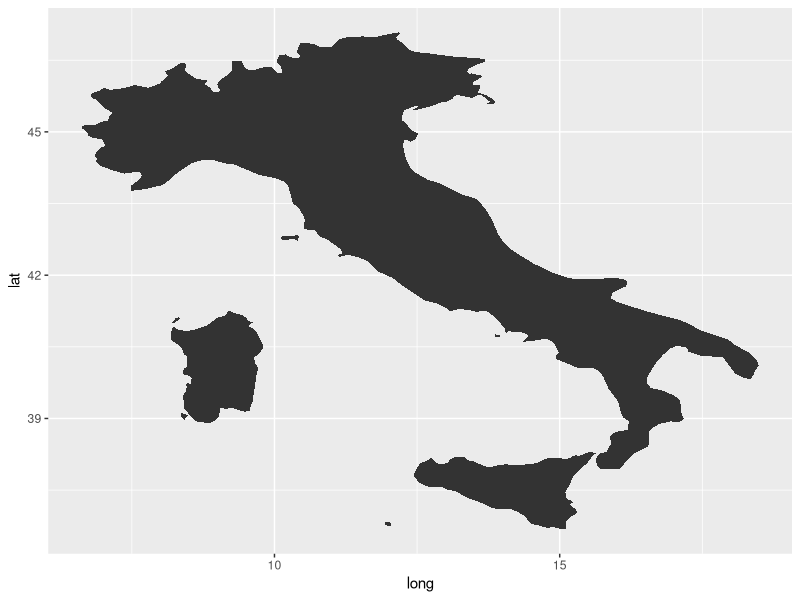
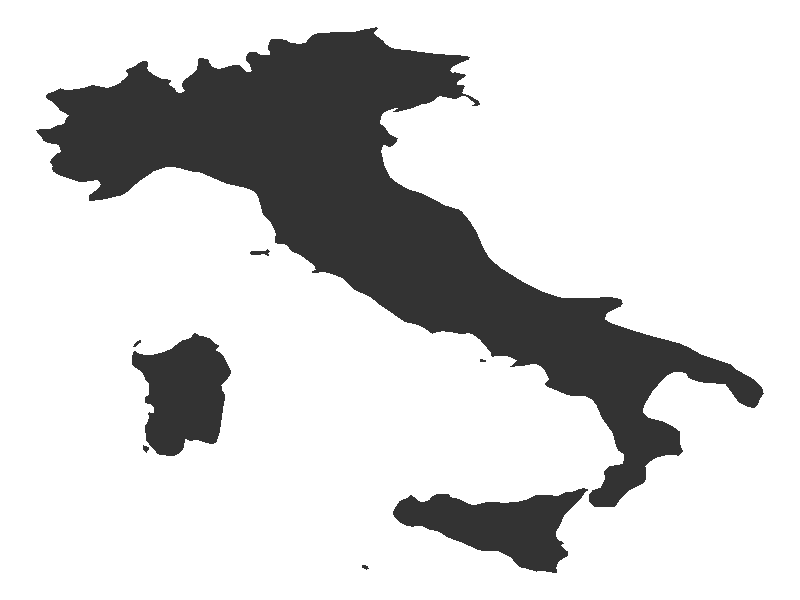
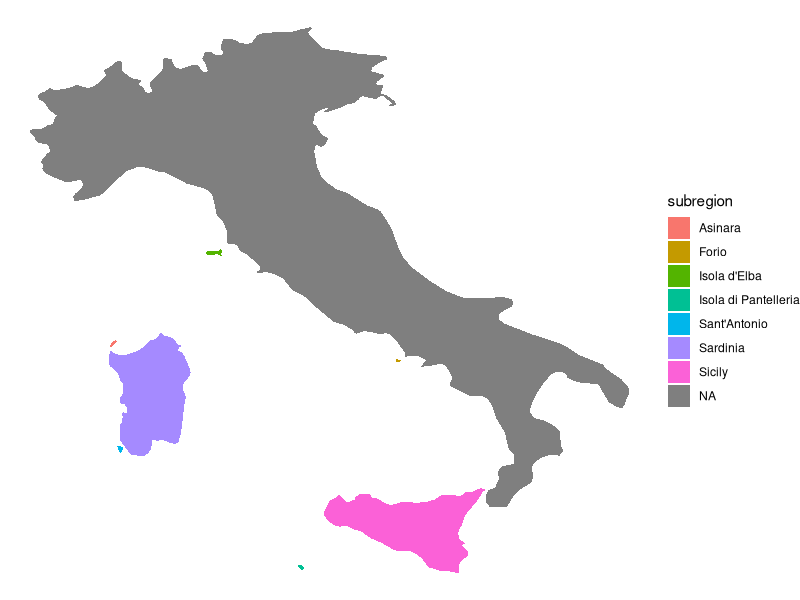
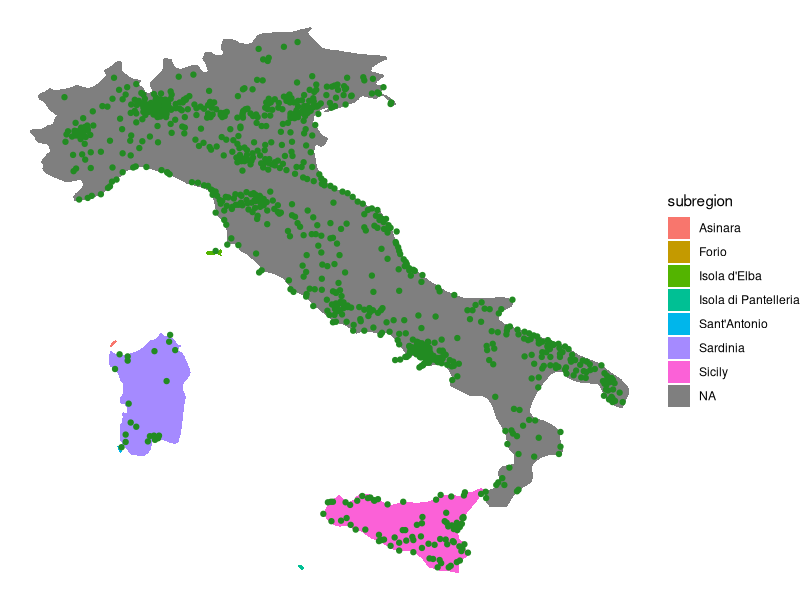

Source code (R) for these figures, in order: (Note: this script raises an error after producing the figures.)
## ---- chunk 1
knitr::opts_chunk$set(echo = TRUE, message=FALSE, warning=FALSE)
## ---- chunk 2
library(maps)
library(tidyverse)
library(dplyr)
italy_df <- ggplot2::map_data('world2', 'italy')
italy_cities <- get('world.cities')
italy_cities <- italy_cities[italy_cities$country.etc == 'Italy', ]
## ---- chunk 3
ggplot(data = italy_df,
            mapping = aes(x = long, y = lat,
                          group = group)) +
  geom_polygon()
## ---- chunk 4
ggplot(data = italy_df,
            mapping = aes(x = long, y = lat,
                          group = group)) +
  geom_polygon() + theme_void()
## ---- chunk 5
ggplot(data = italy_df,
            mapping = aes(x = long, y = lat,
                          group = group)) +
  geom_polygon(aes(fill = subregion)) + theme_void()
## ---- chunk 6
ggplot(data = italy_df,
            mapping = aes(x = long, y = lat,
                          group = group)) +
  geom_polygon(aes(fill = subregion)) + geom_point(data = italy_cities, (aes(x = long, y = lat, group = country.etc)), color = "forestgreen") + theme_void()
## ---- chunk 7
ggplot(data = italy_df,
            mapping = aes(x = long, y = lat,
                          group = group)) +
  geom_polygon(aes(fill = subregion)) + geom_point(data = italy_cities, (aes(x = long, y = lat, group = country.etc)), color = "forestgreen") +
    coord_map (projection = "mercator") + theme_void()
